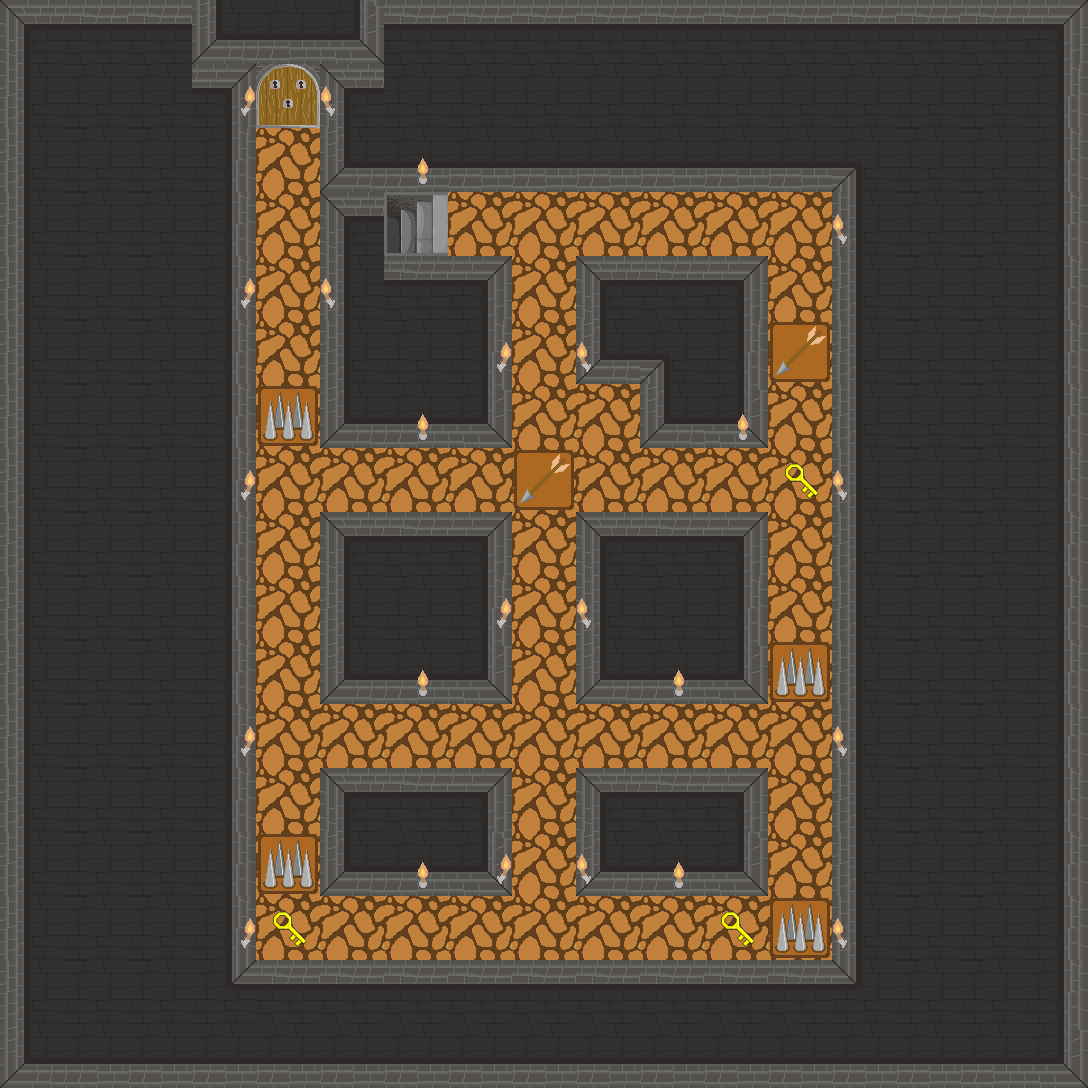

This game map was drawn from its Tiled (.tmx) file and the tilesets committed beside it. A one-line description and the trimmed map source follow:
An orthogonal 17x17 tile map with 64x64 px tiles, 7 tile layers (Walls, Road, Keys, Story, ...) and 10 objects.

<map version="1.2" tiledversion="1.2.2" orientation="orthogonal" renderorder="right-down" width="17" height="17" tilewidth="64" tileheight="64" infinite="0" nextlayerid="16" nextobjectid="33">
 <tileset firstgid="1" name="Dungeon-tileset" tilewidth="64" tileheight="64" tilecount="32" columns="8">
  <image source="Dungeon-tileset.png" width="512" height="256" />
 </tileset>
 <layer id="1" name="Walls" width="17" height="17">
  <data>[289 cells, 228 non-empty, 13 distinct tile ids]</data>
 </layer>
 <layer id="2" name="Road" width="17" height="17">
  <data>[289 cells, 60 non-empty, 1 distinct tile ids]</data>
 </layer>
 <layer id="3" name="Keys" width="17" height="17">
  <data>[289 cells, 3 non-empty, 1 distinct tile ids]</data>
 </layer>
 <layer id="4" name="Story" width="17" height="17">
  <data>[289 cells, 0 non-empty, 0 distinct tile ids]</data>
 </layer>
 <layer id="5" name="SquatTrap" width="17" height="17">
  <data>[289 cells, 2 non-empty, 1 distinct tile ids]</data>
 </layer>
 <layer id="6" name="JumpTrap" width="17" height="17">
  <data>[289 cells, 4 non-empty, 1 distinct tile ids]</data>
 </layer>
 <layer id="12" name="VisualObjects" width="17" height="17">
  <data>[289 cells, 25 non-empty, 3 distinct tile ids]</data>
 </layer>
 <objectgroup color="#0de214" id="8" name="level-change">
  <object id="31" x="288" y="114">
   <point />
  </object>
 </objectgroup>
 <objectgroup color="#e8e801" id="13" name="keys">
  <object id="28" x="288" y="936">
   <point />
  </object>
  <object id="29" x="734" y="938">
   <point />
  </object>
  <object id="30" x="802" y="492">
   <point />
  </object>
 </objectgroup>
 <objectgroup color="#fd9a21" id="10" name="squat-trap">
  <object id="26" x="804" y="368">
   <point />
  </object>
  <object id="27" x="544" y="496">
   <point />
  </object>
 </objectgroup>
 <objectgroup color="#ec182d" id="9" name="jump-trap">
  <object id="23" x="288" y="430">
   <point />
  </object>
  <object id="24" x="800" y="684">
   <point />
  </object>
  <object id="25" x="804" y="940">
   <point />
  </object>
  <object id="32" x="290" y="878">
   <point />
  </object>
 </objectgroup>
 <objectgroup id="11" name="story-object" />
</map>
